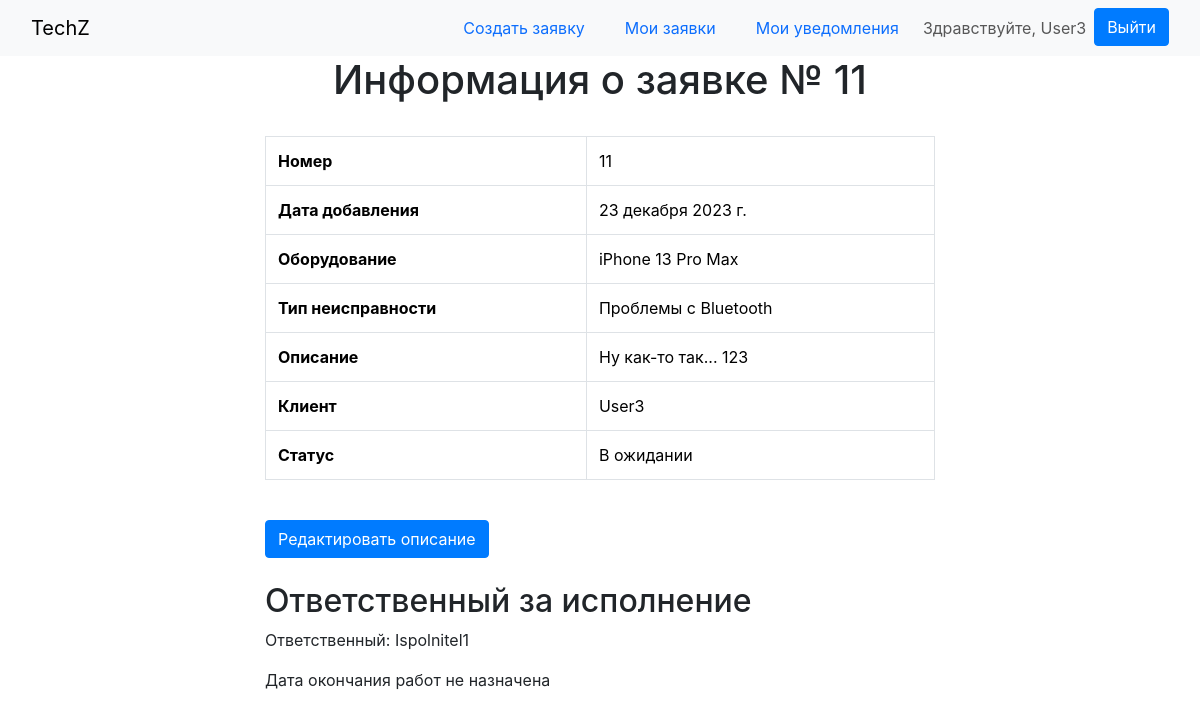
/tech/requests/11/ (signed in), run on an earlier commit of the app's database.
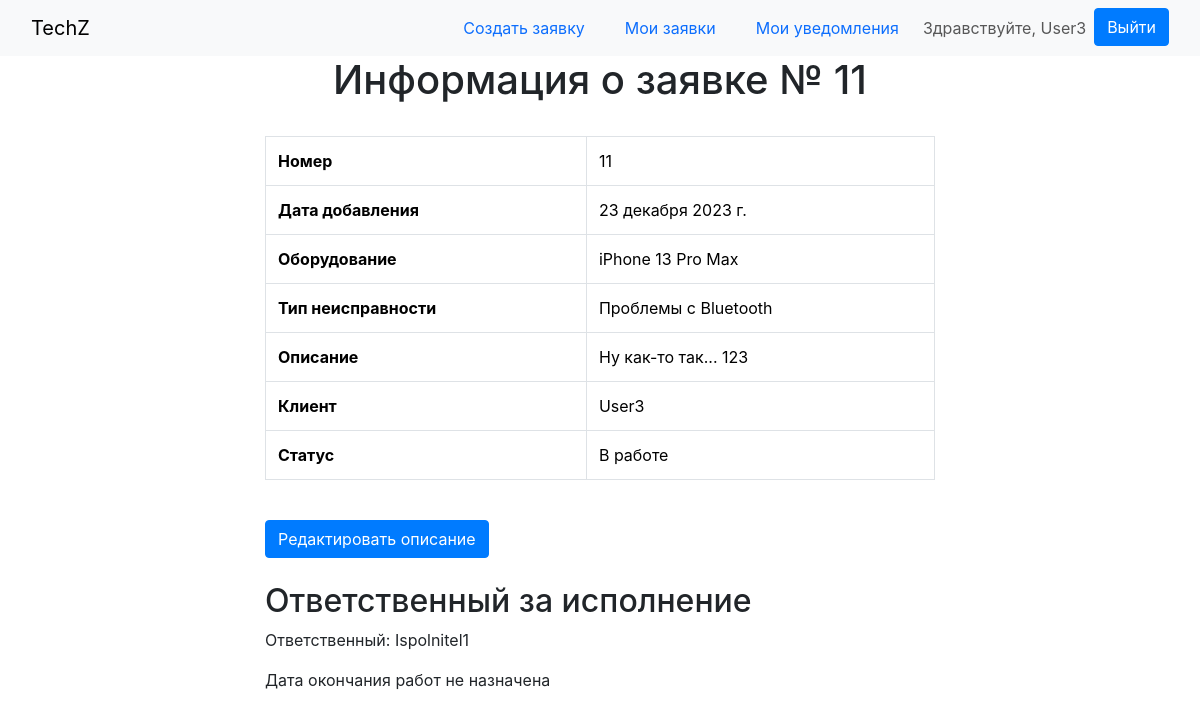
And on a later commit of the database.
### tech/models.py (models this page shows, shortened)
class Request(models.Model):
    number = models.AutoField(primary_key=True, verbose_name='Номер заявки')
    date_added = models.DateField(auto_now_add=True, verbose_name='Дата добавления')
    equipment = models.ForeignKey(Equipment, on_delete=models.CASCADE, verbose_name='Оборудование')
    issue_type = models.ForeignKey(IssueType, on_delete=models.CASCADE, verbose_name='Тип проблемы')
    description = models.TextField(verbose_name='Описание')
    client = models.ForeignKey(UserProfile, limit_choices_to={'role': 'user', 'user__is_staff': False},
                               on_delete=models.CASCADE, verbose_name='Клиент')
    status_choices = [
        ('pending', 'В ожидании'),
        ('in_progress', 'В работе'),
        ('completed', 'Выполнена'),
    ]
    status = models.CharField(max_length=20, choices=status_choices, default='pending', verbose_name='Статус')
    date_closed = models.DateField(null=True, blank=True, verbose_name='Дата закрытия')
    class Meta:
        verbose_name = 'Заявка'
        verbose_name_plural = 'Заявки'

class Equipment(models.Model):
    name = models.CharField(max_length=255, verbose_name='Название')
    class Meta:
        verbose_name = 'Оборудование'
        verbose_name_plural = 'Оборудование'

class IssueType(models.Model):
    name = models.CharField(max_length=255, verbose_name='Название')
    class Meta:
        verbose_name = 'Тип проблемы'
        verbose_name_plural = 'Типы проблем'

class UserProfile(models.Model):
    user = models.OneToOneField(User, on_delete=models.CASCADE, verbose_name='Пользователь')
    USER_ROLE_CHOICES = [
        ('user', 'Пользователь'),
        ('ispolnitel', 'Исполнитель'),
        ('admin', 'Администратор'),
    ]
    role = models.CharField(max_length=20, choices=USER_ROLE_CHOICES, default='user', verbose_name='Роль')
    class Meta:
        verbose_name = 'Профиль пользователя'
        verbose_name_plural = 'Профили пользователей'

class WorkAssignment(models.Model):
    request = models.OneToOneField(Request, on_delete=models.CASCADE, verbose_name='Заявка')
    assigned_to = models.ForeignKey(UserProfile, limit_choices_to={'role': 'ispolnitel'}, on_delete=models.CASCADE,
                                    verbose_name='Исполнитель')
    completion_date = models.DateField(null=True, blank=True, verbose_name='Дата завершения')
    class Meta:
        verbose_name = 'Работа по заявке'
        verbose_name_plural = 'Работы по заявкам'

### tech/views.py (the view)
# urls.py: path('requests/<int:pk>/', views.request_detail, name='request_detail'),
@login_required(login_url='login')
def request_detail(request, pk):
    request_obj = get_object_or_404(Request, pk=pk)
    if not (
            request.user.userprofile.role == 'admin' or
            request.user.userprofile == request_obj.client or
            (
                    request.user.userprofile.role == 'ispolnitel' and
                    request_obj.workassignment.assigned_to == request.user.userprofile)
    ):
        raise Http404("Заявка не найдена")
    if request.method == 'POST':
        comment_text = request.POST.get('comment', '')
        if comment_text:
            Comment.objects.create(request=request_obj, author=request.user.userprofile, text=comment_text)
            return HttpResponseRedirect(request.path)
    comments = request_obj.comments.all()
    return render(request, 'request_detail.html', {'request': request_obj, 'comments': comments})

### templates/request_detail.html (shortened to what this page needs)
{% extends 'base.html' %}
{% block content %}
    <h1 class="text-center pb-4">Информация о заявке № {{ request.number }}</h1>
    <table class="table table-bordered">
        <tbody>
        <tr>
            <th scope="row">Номер</th>
            <td>{{ request.number }}</td>
        </tr>
        <tr>
            <th scope="row">Дата добавления</th>
            <td>{{ request.date_added }}</td>
        </tr>
        <tr>
            <th scope="row">Оборудование</th>
            <td>{{ request.equipment.name }}</td>
        </tr>
        <tr>
            <th scope="row">Тип неисправности</th>
            <td>{{ request.issue_type.name }}</td>
        </tr>
        <tr>
            <th scope="row">Описание</th>
            <td>{{ request.description }}</td>
        </tr>
        <tr>
            <th scope="row">Клиент</th>
            <td>{{ request.client.user.username }}</td>
        </tr>
        <tr>
            <th scope="row">Статус</th>
            <td>{{ request.get_status_display }}</td>
        </tr>
        </tbody>
    </table>
    {% if user.is_authenticated and user.userprofile.role == 'admin' %}
        <div class="d-flex justify-content-between py-4">
            {% if request.status != 'completed' %}
                {% include 'confiramtion.html' %}
            {% endif %}
            <a class="btn btn-primary" href="{% url 'edit_request' pk=request.pk %}">Изменить заявку</a>
            <a class="btn btn-danger" href="{% url 'delete_request' pk=request.pk %}">Удалить заявку</a>
        </div>
    {% elif user.userprofile.role == 'user' %}
        <div class="d-flex justify-content-between py-4">
            <a class="btn btn-primary" href="{% url 'edit_description' pk=request.pk %}">Редактировать описание</a>
        </div>
    {% endif %}
    {% if user.is_authenticated and user.userprofile.role == 'admin' or user.userprofile.role == 'user' %}
        <h2>Ответственный за исполнение</h2>
        {% if request.workassignment %}
            <p>Ответственный: {{ request.workassignment.assigned_to.user.username }}</p>
            {% if request.workassignment.completion_date == None %}
                <p>Дата окончания работ не назначена</p>
            {% else %}
                <p>Дата окончания работ: {{ request.workassignment.completion_date }}</p>
            {% endif %}
        {% endif %}
    {% endif %}
{% endblock %}

What changed in the data, as far as the page shows it:
changed Request "Ну как-то так... 123": status "В ожидании" → "В работе"
